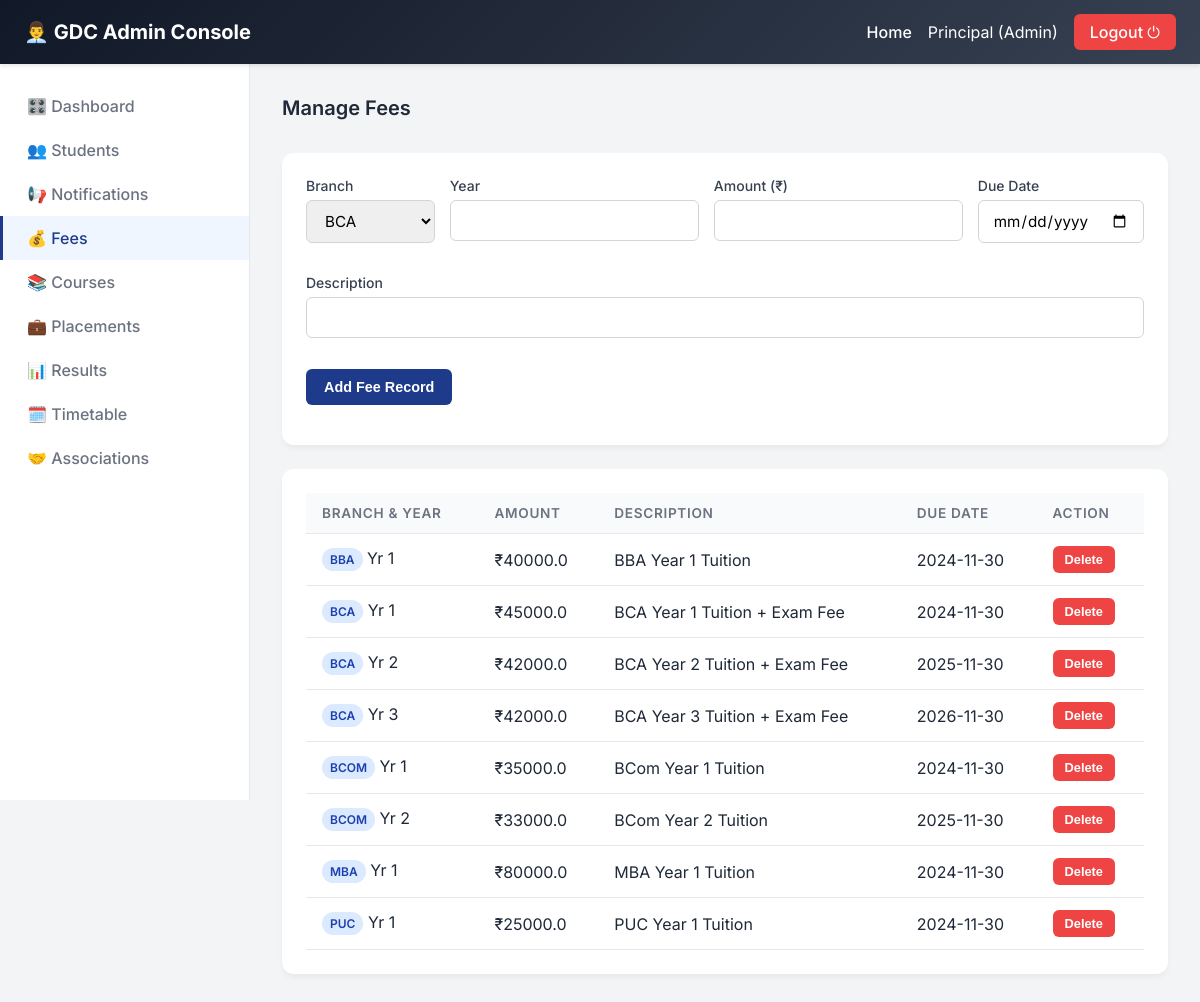
Before: /admin/fees (signed in) with the older database file.
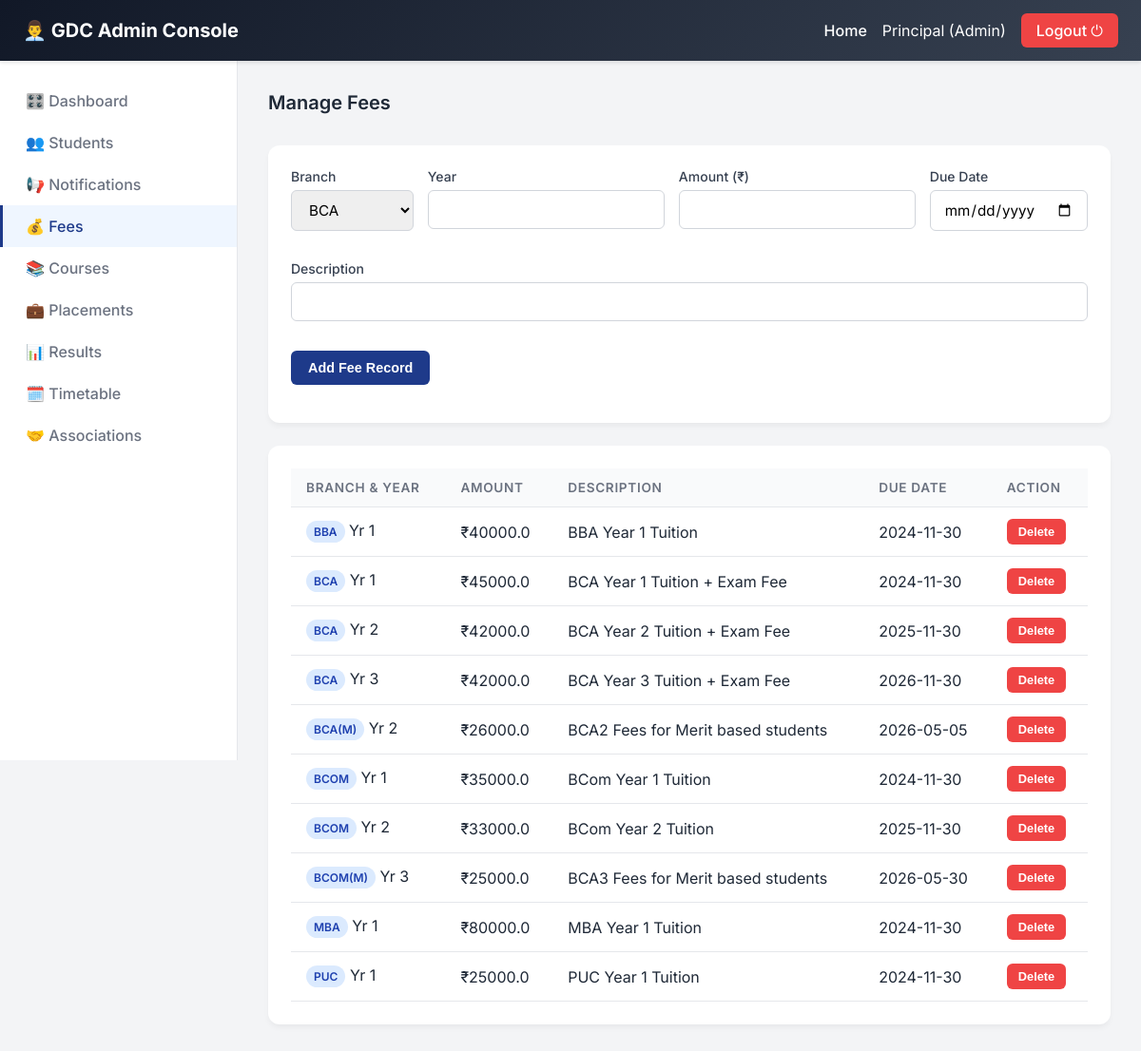
After: the same page with the newer database file.
### models.py (models this page shows)
class Fee(db.Model):
    id = db.Column(db.Integer, primary_key=True)
    branch = db.Column(db.String(20), nullable=False)  # Supports: bca, bcom, bba, puc, mba, bca(m), bcom(m), bba(m), mba(m)
    year = db.Column(db.Integer, nullable=False)
    amount = db.Column(db.Float, nullable=False)
    description = db.Column(db.String(200))
    due_date = db.Column(db.String(30))
    updated_at = db.Column(db.DateTime, default=datetime.utcnow)

### admin_routes.py (the view)
@admin_bp.route('/fees', methods=['GET', 'POST'])
@admin_required
def admin_fees():
    if request.method == 'POST':
        db.session.add(Fee(branch=request.form.get('branch'), year=int(request.form.get('year')), amount=float(request.form.get('amount')), description=request.form.get('description'), due_date=request.form.get('due_date')))
        db.session.commit()
        return redirect(url_for('admin.admin_fees'))
    return render_template('admin/fees.html', fees=Fee.query.order_by(Fee.branch, Fee.year).all())

### admin_routes.py (called while the page is built)
def admin_required(f):
    from functools import wraps
    @wraps(f)
    def decorated(*args, **kwargs):
        if session.get('role') != 'admin':
            return redirect(url_for('login'))
        return f(*args, **kwargs)
    return decorated

### templates/admin/fees.html (shortened to what this page needs)
{% extends "admin/base_admin.html" %}
{% block content %}
<div class="card-header">
  <h2 class="card-title">Manage Fees</h2>
</div>
<div class="card">
  <form action="{{ url_for('admin.admin_fees') }}" method="POST">
    <div style="display:flex;gap:15px;flex-wrap:wrap;">
      <div class="form-group" style="flex:1;"><label>Branch</label>
        <select name="branch" class="form-control" required>
          <optgroup label="Regular Admission">
            <option value="bca">BCA</option>
          </optgroup>
        </select>
      </div>
      <div class="form-group"><label>Year</label><input type="number" name="year" class="form-control" required></div>
      <div class="form-group"><label>Amount (₹)</label><input type="number" step="0.01" name="amount" class="form-control" required></div>
      <div class="form-group">
        <label>Due Date</label>
        <input type="date" name="due_date" id="due_date" class="form-control">
      </div>
      <div class="form-group" style="width:100%;"><label>Description</label><input type="text" name="description" class="form-control"></div>
      <div class="form-group"><button type="submit" class="btn btn-primary">Add Fee Record</button></div>
    </div>
  </form>
</div>
<div class="card">
  <table>
    <tr><th>Branch & Year</th><th>Amount</th><th>Description</th><th>Due Date</th><th>Action</th></tr>
    {% for f in fees %}
    <tr>
      <td><span class="badge badge-blue">{{ f.branch | upper }}</span> Yr {{ f.year }}</td>
      <td>₹{{ f.amount }}</td>
      <td>{{ f.description }}</td>
      <td>{{ f.due_date }}</td>
      <td>
        <form action="{{ url_for('admin.admin_delete_fee', fid=f.id) }}" method="POST"><button type="submit" class="btn btn-danger btn-sm">Delete</button></form>
      </td>
    </tr>
    {% endfor %}
  </table>
</div>
{% endblock %}

Changed rows visible on the page:
added Fee: branch "BCA(M)", year "2", amount "26000.0", description "BCA2 Fees for Merit based students", due_date "2026-05-05"
added Fee: branch "BCOM(M)", year "3", amount "25000.0", description "BCA3 Fees for Merit based students", due_date "2026-05-30"
